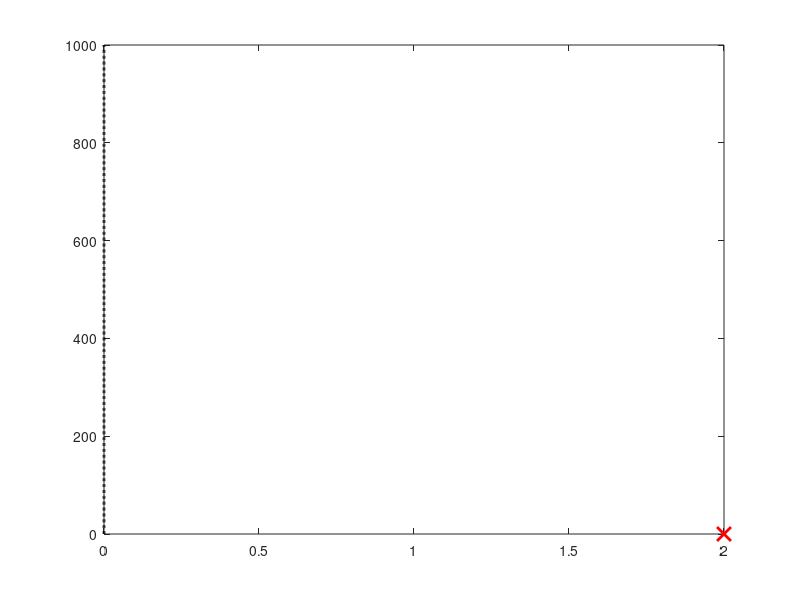

This figure's MATLAB source: (Note: this script raises an error after producing the figure.)
clear; clc; close all;

roadY = linspace(0,1000,2001)';
road = [zeros(size(roadY)) roadY];
%road = [0,0;0,1000];

plot(road(:,1),road(:,2),'k--','LineWidth',2); hold on;

startpos = [2,0];
plot(startpos(1),startpos(2),'rx','MarkerSize',10,'LineWidth',2);

params.L = 2.6;

dt = 0.01;
T  = 100;
N  = round(T/dt);
X=2;
Y=0;
%X = startpos(1);
%Y = startpos(2);
psi = pi/2;
u = 10;
delta = 0;

path = zeros(N,2);

for k = 1:N
    t = k*dt;

    delta = steering_model(X, Y, psi, u, delta, road, params);

    X = X + u*cos(psi)*dt;
    Y = Y + u*sin(psi)*dt;
    psi = psi + (u/params.L)*tan(delta)*dt;

    path(k,:) = [X Y];

    if abs(mod(t,1)) < dt
        plot(X,Y,'rx','MarkerSize',10,'LineWidth',2);
    end
end

plot(path(:,1),path(:,2),'b','LineWidth',2);
legend('Road','Path');
